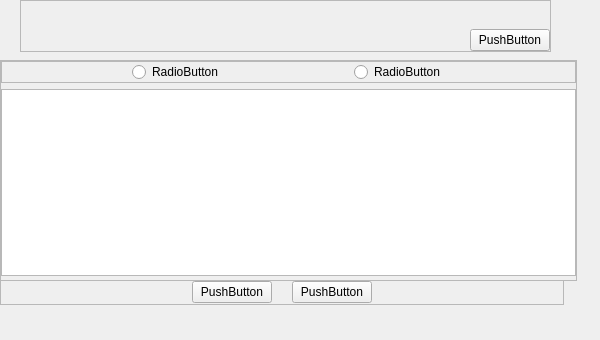
<?xml version="1.0" encoding="UTF-8"?>
<ui version="4.0">
 <class>TrafficStatistics</class>
 <widget class="QWidget" name="TrafficStatistics">
  <property name="geometry">
   <rect>
    <x>0</x>
    <y>0</y>
    <width>600</width>
    <height>340</height>
   </rect>
  </property>
  <property name="windowTitle">
   <string>Form</string>
  </property>
  <widget class="QFrame" name="frame">
   <property name="geometry">
    <rect>
     <x>20</x>
     <y>0</y>
     <width>531</width>
     <height>52</height>
    </rect>
   </property>
   <property name="frameShape">
    <enum>QFrame::StyledPanel</enum>
   </property>
   <property name="frameShadow">
    <enum>QFrame::Raised</enum>
   </property>
   <layout class="QHBoxLayout" name="horizontalLayout_2">
    <property name="margin">
     <number>0</number>
    </property>
    <item>
     <widget class="QLabel" name="label">
      <property name="sizePolicy">
       <sizepolicy hsizetype="Expanding" vsizetype="Preferred">
        <horstretch>0</horstretch>
        <verstretch>0</verstretch>
       </sizepolicy>
      </property>
      <property name="text">
       <string/>
      </property>
      <property name="wordWrap">
       <bool>true</bool>
      </property>
     </widget>
    </item>
    <item>
     <widget class="QProgressIndicator" name="widget" native="true">
      <property name="sizePolicy">
       <sizepolicy hsizetype="Preferred" vsizetype="Expanding">
        <horstretch>0</horstretch>
        <verstretch>0</verstretch>
       </sizepolicy>
      </property>
      <property name="minimumSize">
       <size>
        <width>35</width>
        <height>0</height>
       </size>
      </property>
     </widget>
    </item>
    <item>
     <layout class="QVBoxLayout" name="verticalLayout">
      <item>
       <spacer name="verticalSpacer">
        <property name="orientation">
         <enum>Qt::Vertical</enum>
        </property>
        <property name="sizeHint" stdset="0">
         <size>
          <width>20</width>
          <height>40</height>
         </size>
        </property>
       </spacer>
      </item>
      <item>
       <widget class="QPushButton" name="pushButton">
        <property name="text">
         <string>PushButton</string>
        </property>
       </widget>
      </item>
     </layout>
    </item>
   </layout>
   <zorder>widget</zorder>
   <zorder>label</zorder>
  </widget>
  <widget class="QFrame" name="frame_2">
   <property name="geometry">
    <rect>
     <x>0</x>
     <y>280</y>
     <width>564</width>
     <height>25</height>
    </rect>
   </property>
   <property name="frameShape">
    <enum>QFrame::StyledPanel</enum>
   </property>
   <property name="frameShadow">
    <enum>QFrame::Raised</enum>
   </property>
   <layout class="QHBoxLayout" name="horizontalLayout_3">
    <property name="spacing">
     <number>20</number>
    </property>
    <property name="margin">
     <number>0</number>
    </property>
    <item>
     <spacer name="horizontalSpacer_4">
      <property name="orientation">
       <enum>Qt::Horizontal</enum>
      </property>
      <property name="sizeHint" stdset="0">
       <size>
        <width>40</width>
        <height>20</height>
       </size>
      </property>
     </spacer>
    </item>
    <item>
     <widget class="QPushButton" name="pushButton_2">
      <property name="text">
       <string>PushButton</string>
      </property>
     </widget>
    </item>
    <item>
     <widget class="QPushButton" name="pushButton_3">
      <property name="text">
       <string>PushButton</string>
      </property>
     </widget>
    </item>
    <item>
     <spacer name="horizontalSpacer_5">
      <property name="orientation">
       <enum>Qt::Horizontal</enum>
      </property>
      <property name="sizeHint" stdset="0">
       <size>
        <width>40</width>
        <height>20</height>
       </size>
      </property>
     </spacer>
    </item>
   </layout>
  </widget>
  <widget class="QFrame" name="frame_3">
   <property name="geometry">
    <rect>
     <x>0</x>
     <y>60</y>
     <width>577</width>
     <height>221</height>
    </rect>
   </property>
   <property name="frameShape">
    <enum>QFrame::StyledPanel</enum>
   </property>
   <property name="frameShadow">
    <enum>QFrame::Raised</enum>
   </property>
   <layout class="QVBoxLayout" name="verticalLayout_2">
    <property name="margin">
     <number>0</number>
    </property>
    <item>
     <widget class="QFrame" name="frame_4">
      <property name="frameShape">
       <enum>QFrame::StyledPanel</enum>
      </property>
      <property name="frameShadow">
       <enum>QFrame::Raised</enum>
      </property>
      <layout class="QHBoxLayout" name="horizontalLayout_4">
       <property name="spacing">
        <number>0</number>
       </property>
       <property name="margin">
        <number>0</number>
       </property>
       <item>
        <layout class="QHBoxLayout" name="horizontalLayout">
         <item>
          <spacer name="horizontalSpacer">
           <property name="orientation">
            <enum>Qt::Horizontal</enum>
           </property>
           <property name="sizeHint" stdset="0">
            <size>
             <width>20</width>
             <height>20</height>
            </size>
           </property>
          </spacer>
         </item>
         <item>
          <widget class="QRadioButton" name="radioButton">
           <property name="text">
            <string>RadioButton</string>
           </property>
          </widget>
         </item>
         <item>
          <spacer name="horizontalSpacer_3">
           <property name="orientation">
            <enum>Qt::Horizontal</enum>
           </property>
           <property name="sizeHint" stdset="0">
            <size>
             <width>40</width>
             <height>20</height>
            </size>
           </property>
          </spacer>
         </item>
         <item>
          <widget class="QRadioButton" name="radioButton_2">
           <property name="text">
            <string>RadioButton</string>
           </property>
          </widget>
         </item>
         <item>
          <spacer name="horizontalSpacer_2">
           <property name="orientation">
            <enum>Qt::Horizontal</enum>
           </property>
           <property name="sizeHint" stdset="0">
            <size>
             <width>20</width>
             <height>20</height>
            </size>
           </property>
          </spacer>
         </item>
        </layout>
       </item>
      </layout>
      <zorder></zorder>
     </widget>
    </item>
    <item>
     <widget class="QTableWidget" name="tableWidget">
      <property name="minimumSize">
       <size>
        <width>0</width>
        <height>0</height>
       </size>
      </property>
      <property name="maximumSize">
       <size>
        <width>577</width>
        <height>187</height>
       </size>
      </property>
     </widget>
    </item>
    <item>
     <spacer name="verticalSpacer_2">
      <property name="orientation">
       <enum>Qt::Vertical</enum>
      </property>
      <property name="sizeHint" stdset="0">
       <size>
        <width>20</width>
        <height>2</height>
       </size>
      </property>
     </spacer>
    </item>
   </layout>
  </widget>
 </widget>
 <customwidgets>
  <customwidget>
   <class>QProgressIndicator</class>
   <extends>QWidget</extends>
   <header>QProgressIndicator.h</header>
   <container>1</container>
  </customwidget>
 </customwidgets>
 <resources/>
 <connections/>
</ui>
